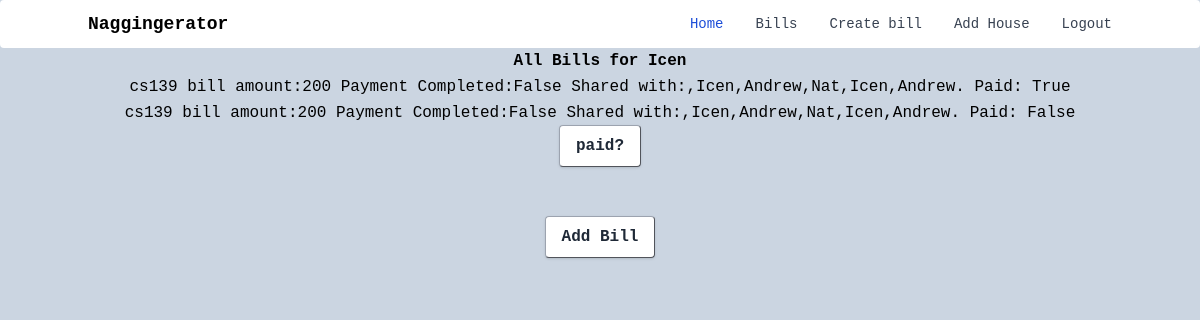
Screenshot of /Bills (signed in) with the database file from the repository.
### db_schema.py (models this page shows, shortened)
class User(UserMixin, db.Model):
    __tablename__='users'
    id = db.Column(db.Integer, primary_key=True)
    username = db.Column(db.String(20), unique=True)
    password_hash = db.Column(db.String(30))
    bills = db.relationship('Bills', backref='user', lazy='dynamic')
    bill_completion = db.relationship('User_Bill', backref='User_completion', lazy='dynamic')
    notfications = db.relationship('Notfications', backref='user_notfications', lazy='dynamic')
    house_members = db.relationship('Households', backref='house_members', lazy='dynamic')
    email = db.Column(db.String(30))

class Bills(db.Model):
    __tablename__='bills'
    id = db.Column(db.Integer, primary_key=True)
    name = db.Column(db.Text())
    amount = db.Column(db.Integer())
    shared_with = db.Column(db.Text())
    user_id = db.Column(db.Integer(), db.ForeignKey('users.id'))  # this ought to be a "foreign key"
    completion= db.Column(db.Boolean)
    bill_completion = db.relationship('User_Bill', backref='bills_completion', lazy='dynamic')

class User_Bill(db.Model):
    __tablename__ = 'completion'
    id = db.Column(db.Integer, primary_key=True)
    user_id = db.Column(db.Integer(), db.ForeignKey('users.id'))
    bill_id = db.Column(db.Integer(), db.ForeignKey('bills.id'))
    user_bill_completion= db.Column(db.Boolean)

### cwk.py (the view)
@app.route('/Bills', methods=['GET'])
def bill():
    if not current_user.is_authenticated:
        return redirect('/login')
    users = User.query.all()
    bills = Bills.query.filter_by(user_id=current_user.id).all()
    user_bills = []
    for bill in bills:
        user_bills += User_Bill.query.filter_by(bill_id=bill.id).all()
    return render_template('Bills.html', users=users, bills=bills,user_bills=user_bills)

### cwk.py (called while the page is built)
@login_manager.user_loader
def load_user(user_id):
    return User.query.get(int(user_id))

### templates/Bills.html (shortened to what this page needs)
{% extends 'base1.html' %}
{% block body %}
    <div class="content">
        <table>
            <thead>
                <tr>
                    <th width='2000px'>All Bills for {{current_user.username}}</th>
                </tr>
            </thead>
            <tbody>
                {% set count = namespace(value=0) %}
                {% for entry in bills %}
                <tr>
                    <td>{{entry.name}} amount:{{entry.amount}} Payment Completed:{{entry.completion}} Shared with:{{entry.shared_with}}. Paid: {{user_bills[count.value].user_bill_completion}}
                            {% if user_bills[count.value].user_bill_completion==False %}
                                <form action="/BillsAPI" method='POST'>
                                    <label for="Paid">
                                            <button class="bg-white hover:bg-gray-100 text-gray-800 font-semibold py-2 px-4 border border-gray-400 rounded shadow"
                                            type = "submit" value = "paid? "id="userPaid" name="userPaid">
                                                paid?
                                            </button>
                                    </label>
                                </form>
                            {% endif %}
                            {% set count.value = count.value + 1 %}
                    </td>
                </tr>
                {% else %}
                <tr>
                    <td>no entries</td>
                </tr>
                {% endfor %}
            </tbody>
        </table>
        <br>
    <br>
        <form action='/createBill'>
            <button class="bg-white hover:bg-gray-100 text-gray-800 font-semibold py-2 px-4 border border-gray-400 rounded shadow">
                Add Bill
            </button>
        </form>
    </div>
</div>
{% endblock %}

### templates/base1.html (shortened to what this page needs)
<!DOCTYPE html>
<html lang="en">
    <head class="font-mono">
        <link rel="stylesheet" href={{ url_for('static', filename='css/main.css') }}  />
    </head>
    <nav class="bg-white border-gray-200 px-2 sm:px-4 py-2.5 rounded dark:bg-gray-800 font-mono">
        <div class="container flex flex-wrap justify-between items-center mx-auto">
            <a href="/" class="flex">
                <span class="self-center text-lg font-semibold whitespace-nowrap dark:text-white">Naggingerator</span>
            </a>
            <div class="hidden w-full md:block md:w-auto" id="mobile-menu">
            <ul class="flex flex-col mt-4 md:flex-row md:space-x-8 md:mt-0 md:text-sm md:font-medium">
                <li>
                <a href="/indexLogged" class="block py-2 pr-4 pl-3 text-white bg-blue-700 rounded md:bg-transparent md:text-blue-700 md:p-0 dark:text-white" aria-current="page">Home</a>
                </li>
                <li>
                <a href="/Bills" class="block py-2 pr-4 pl-3 text-gray-700 border-b border-gray-100 hover:bg-gray-50 md:hover:bg-transparent md:border-0 md:hover:text-blue-700 md:p-0 dark:text-gray-400 md:dark:hover:text-white dark:hover:bg-gray-700 dark:hover:text-white md:dark:hover:bg-transparent dark:border-gray-700">Bills</a>
                </li>
                <li>
                <a href="/createBill" class="block py-2 pr-4 pl-3 text-gray-700 border-b border-gray-100 hover:bg-gray-50 md:hover:bg-transparent md:border-0 md:hover:text-blue-700 md:p-0 dark:text-gray-400 md:dark:hover:text-white dark:hover:bg-gray-700 dark:hover:text-white md:dark:hover:bg-transparent dark:border-gray-700">Create bill</a>
                </li>
                <li>
                <a href="/addHouse" class="block py-2 pr-4 pl-3 text-gray-700 border-b border-gray-100 hover:bg-gray-50 md:hover:bg-transparent md:border-0 md:hover:text-blue-700 md:p-0 dark:text-gray-400 md:dark:hover:text-white dark:hover:bg-gray-700 dark:hover:text-white md:dark:hover:bg-transparent dark:border-gray-700">Add House</a>
                </li>
                <li>
                <a href="/logout" class="block py-2 pr-4 pl-3 text-gray-700 border-b border-gray-100 hover:bg-gray-50 md:hover:bg-transparent md:border-0 md:hover:text-blue-700 md:p-0 dark:text-gray-400 md:dark:hover:text-white dark:hover:bg-gray-700 dark:hover:text-white md:dark:hover:bg-transparent dark:border-gray-700">Logout</a>
                </li>
            </ul>
            </div>
        </div>
    </nav>
    <body class="bg-slate-300 text-center font-mono" >
        <div class="flex justify-center h-screen">
            <div class="lg:content-auto">
                {% block body %} {% endblock %}
            </div>
    </body>
</html>

### static/css/main.css (style rules this page uses)
html { line-height:1.5;-webkit-text-size-adjust:100%;-moz-tab-size:4;tab-size:4;font-family:ui-sans-serif, system-ui, -apple-system, BlinkMacSystemFont, "Segoe UI", Roboto, "Helvetica Neue", Arial, "Noto Sans", sans-serif, "Apple Color Emoji", "Segoe UI Emoji", "Segoe UI Symbol", "Noto Color Emoji" }
body { margin:0;line-height:inherit }
a { color:inherit;text-decoration:inherit }
table { text-indent:0;border-color:inherit;border-collapse:collapse }
button,input,optgroup,select,textarea { font-family:inherit;font-size:100%;line-height:inherit;color:inherit;margin:0;padding:0 }
button,select { text-transform:none }
[type=button],[type=reset],[type=submit],button { -webkit-appearance:button;background-color:transparent;background-image:none }
menu,ol,ul { list-style:none;margin:0;padding:0 }
[role=button],button { cursor:pointer }
.container { width:100% }
@media (min-width: 640px) { .container { max-width:640px } }
@media (min-width: 768px) { .container { max-width:768px } }
@media (min-width: 1024px) { .container { max-width:1024px } }
.mx-auto { margin-left:auto;margin-right:auto }
.mt-4 { margin-top:1rem }
.block { display:block }
.flex { display:flex }
.hidden { display:none }
.h-screen { height:100vh }
.w-full { width:100% }
.flex-col { flex-direction:column }
.flex-wrap { flex-wrap:wrap }
.items-center { align-items:center }
.justify-center { justify-content:center }
.justify-between { justify-content:space-between }
.self-center { align-self:center }
.whitespace-nowrap { white-space:nowrap }
.rounded { border-radius:0.25rem }
.border { border-width:1px }
.border-b { border-bottom-width:1px }
.border-gray-200 { --tw-border-opacity:1;border-color:rgb(229 231 235 / var(--tw-border-opacity)) }
.border-gray-100 { --tw-border-opacity:1;border-color:rgb(243 244 246 / var(--tw-border-opacity)) }
.border-gray-400 { --tw-border-opacity:1;border-color:rgb(156 163 175 / var(--tw-border-opacity)) }
.bg-slate-300 { --tw-bg-opacity:1;background-color:rgb(203 213 225 / var(--tw-bg-opacity)) }
.bg-white { --tw-bg-opacity:1;background-color:rgb(255 255 255 / var(--tw-bg-opacity)) }
.bg-blue-700 { --tw-bg-opacity:1;background-color:rgb(29 78 216 / var(--tw-bg-opacity)) }
.px-2 { padding-left:0.5rem;padding-right:0.5rem }
.py-2\.5 { padding-top:0.625rem;padding-bottom:0.625rem }
.py-2 { padding-top:0.5rem;padding-bottom:0.5rem }
.px-4 { padding-left:1rem;padding-right:1rem }
.pr-4 { padding-right:1rem }
.pl-3 { padding-left:0.75rem }
.text-center { text-align:center }
.font-mono { font-family:ui-monospace, SFMono-Regular, Menlo, Monaco, Consolas, "Liberation Mono", "Courier New", monospace }
.text-lg { font-size:1.125rem;line-height:1.75rem }
.font-semibold { font-weight:600 }
.text-white { --tw-text-opacity:1;color:rgb(255 255 255 / var(--tw-text-opacity)) }
.text-gray-700 { --tw-text-opacity:1;color:rgb(55 65 81 / var(--tw-text-opacity)) }
.text-gray-800 { --tw-text-opacity:1;color:rgb(31 41 55 / var(--tw-text-opacity)) }
.shadow { --tw-shadow:0 1px 3px 0 rgb(0 0 0 / 0.1), 0 1px 2px -1px rgb(0 0 0 / 0.1);--tw-shadow-colored:0 1px 3px 0 var(--tw-shadow-color), 0 1px 2px -1px var(--tw-shadow-color);box-shadow:var(--tw-ring-offset-shadow, 0 0 #0000), var(--tw-ring-shadow, 0 0 #0000), var(--tw-shadow) }
@media (min-width: 640px) { .sm\:px-4 { padding-left:1rem;padding-right:1rem } }
@media (min-width: 768px) { .md\:mt-0 { margin-top:0px } }
@media (min-width: 768px) { .md\:block { display:block } }
@media (min-width: 768px) { .md\:w-auto { width:auto } }
@media (min-width: 768px) { .md\:flex-row { flex-direction:row } }
@media (min-width: 768px) { .md\:space-x-8 > :not([hidden]) ~ :not([hidden]) { --tw-space-x-reverse:0;margin-right:calc(2rem * var(--tw-space-x-reverse));margin-left:calc(2rem * calc(1 - var(--tw-space-x-reverse))) } }
@media (min-width: 768px) { .md\:border-0 { border-width:0px } }
@media (min-width: 768px) { .md\:bg-transparent { background-color:transparent } }
@media (min-width: 768px) { .md\:p-0 { padding:0px } }
@media (min-width: 768px) { .md\:text-sm { font-size:0.875rem;line-height:1.25rem } }
@media (min-width: 768px) { .md\:font-medium { font-weight:500 } }
@media (min-width: 768px) { .md\:text-blue-700 { --tw-text-opacity:1;color:rgb(29 78 216 / var(--tw-text-opacity)) } }
@media (min-width: 1024px) { .lg\:content-auto { content-visibility: auto; } }

### rows the page displays
User: username "Icen"
Bills: name "cs139 bill", amount "200", completion "False", shared_with ",Icen,Andrew,Nat,Icen,Andrew"
User_Bill: user_bill_completion "True"
Bills: name "cs139 bill", amount "200", completion "False", shared_with ",Icen,Andrew,Nat,Icen,Andrew"
User_Bill: user_bill_completion "False"
